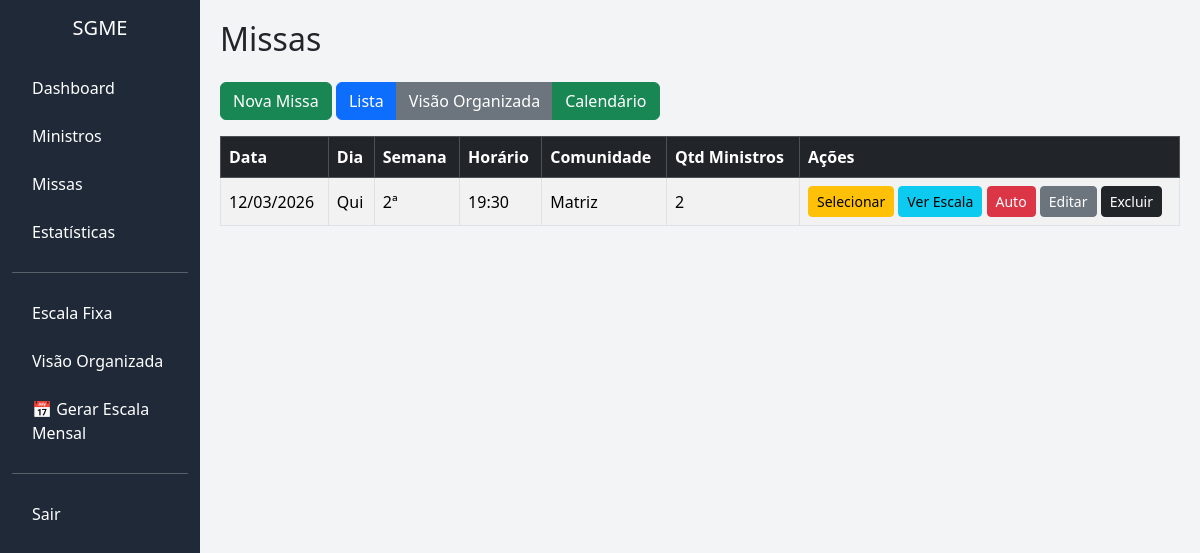
Before: /missas (signed in) with the older database file.
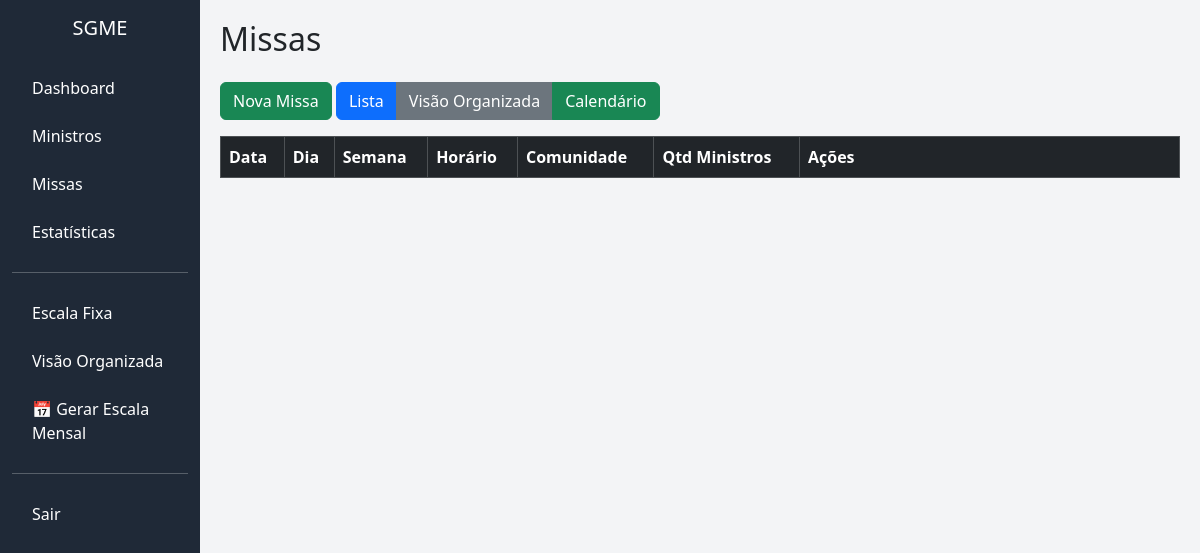
After: the same page with the newer database file.
### models.py (models this page shows)
class Missa(db.Model):
    id = db.Column(db.Integer, primary_key=True)
    data = db.Column(db.Date, nullable=False)
    horario = db.Column(db.String(10))
    comunidade = db.Column(db.String(100))
    qtd_ministros = db.Column(db.Integer)
    id_paroquia = db.Column(db.Integer, db.ForeignKey('paroquia.id'))

### app.py (the view)
@app.route("/missas")
@login_required
def missas():
    lista = Missa.query.filter_by(
        id_paroquia=current_user.id_paroquia
    ).all()
    return render_template("missas.html", missas=lista)

### app.py (called while the page is built)
@login_manager.user_loader
def load_user(user_id):
    return Usuario.query.get(int(user_id))

### templates/missas.html
{% extends "base.html" %}
{% block content %}
<h2 class="mb-4">Missas</h2>
<a href="{{ url_for('nova_missa') }}" class="btn btn-success mb-3">
    Nova Missa
</a>
<div class="btn-group mb-3">
    <a href="{{ url_for('missas') }}" class="btn btn-primary">Lista</a>
    <a href="{{ url_for('visao_missas') }}" class="btn btn-secondary">Visão Organizada</a>
    <a href="{{ url_for('calendario_missas') }}" class="btn btn-success">Calendário</a>
</div>
<table class="table table-striped table-bordered align-middle">
    <thead class="table-dark">
        <tr>
            <th>Data</th>
            <th>Dia</th>
            <th>Semana</th>
            <th>Horário</th>
            <th>Comunidade</th>
            <th>Qtd Ministros</th>
            <th style="width: 380px;">Ações</th>
        </tr>
    </thead>
    <tbody>
        {% for m in missas %}
        <tr>
            <td>{{ m.data.strftime('%d/%m/%Y') }}</td>
            <td>
                {{ ["Seg", "Ter", "Qua", "Qui", "Sex", "Sáb", "Dom"][m.data.weekday()] }}
            </td>
            <td>
                {{ ((m.data.day - 1) // 7) + 1 }}ª
            </td>
            <td>{{ m.horario }}</td>
            <td>{{ m.comunidade }}</td>
            <td>{{ m.qtd_ministros }}</td>
            <td>
                <a href="{{ url_for('gerar_escala', missa_id=m.id) }}"
                   class="btn btn-sm btn-warning">
                   Selecionar
                </a>
                <a href="{{ url_for('visualizar_escala', missa_id=m.id) }}"
                   class="btn btn-sm btn-info">
                   Ver Escala
                </a>
                <a href="{{ url_for('gerar_escala_auto', missa_id=m.id) }}"
                   class="btn btn-sm btn-danger">
                   Auto
                </a>
                <a href="{{ url_for('editar_missa', id=m.id) }}"
                   class="btn btn-sm btn-secondary">
                   Editar
                </a>
                <a href="{{ url_for('excluir_missa', id=m.id) }}"
                   class="btn btn-sm btn-dark"
                   onclick="return confirm('Tem certeza que deseja excluir esta missa?')">
                   Excluir
                </a>
        </tr>
        {% endfor %}
    </tbody>
</table>
{% endblock %}

### templates/base.html (shortened to what this page needs)
<!DOCTYPE html>
<html lang="pt-br">
<head>
    <link href="https://cdn.jsdelivr.net/npm/bootstrap@5.3.3/dist/css/bootstrap.min.css" rel="stylesheet">
</head>
<body>
<div class="container-fluid">
    <div class="row">
        {% if current_user.is_authenticated %}
        <div class="col-md-2 d-none d-md-block sidebar">
            <h5 class="text-white text-center mt-3 mb-4">SGME</h5>
            {% include "menu.html" %}
        </div>
        {% endif %}
        <div class="{% if current_user.is_authenticated %}col-md-10{% else %}col-12{% endif %} content-area">
            {% block content %}{% endblock %}
        </div>
    </div>
</div>
</body>
</html>

### templates/menu.html
<a href="{{ url_for('home') }}">Dashboard</a>
<a href="{{ url_for('ministros') }}">Ministros</a>
<a href="{{ url_for('missas') }}">Missas</a>
<a href="{{ url_for('estatisticas') }}">Estatísticas</a>
<hr class="text-white">
<a href="{{ url_for('escala_fixa') }}">Escala Fixa</a>
<a href="{{ url_for('visao_escala_fixa') }}">Visão Organizada</a>
<a href="{{ url_for('gerar_mensal') }}">📅 Gerar Escala Mensal</a>
<hr class="text-white">
<a href="{{ url_for('logout') }}">Sair</a>

### templates/base.html (style rules this page uses)
body { overflow-x: hidden; background-color: #f3f4f6; }
.sidebar { min-height: 100vh; background-color: #1f2937; }
.sidebar a { color: white; display: block; padding: 12px 20px; text-decoration: none; }
.content-area { padding: 20px; }

Changed rows visible on the page:
removed Missa: data "12/03/2026", data "Qui", ((m.data.day-1)//7)+1 "2", horario "19:30", comunidade "Matriz", qtd_ministros "2"
